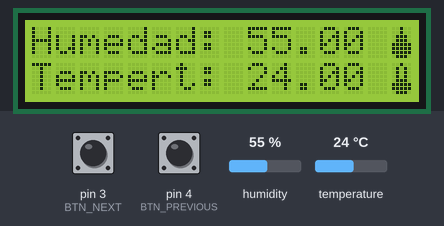
Bench run of a sketch on a simulated Arduino Uno, built with avr-gcc and run on an emulated ATmega328P. Parts: 16×2 character LCD. The test bench sets the inputs (shaded band); at power-on: pin 3 (BTN_NEXT) HIGH, pin 4 (BTN_PREVIOUS) HIGH, humidity 55 %, temperature 24 °C. The local clock reads 2024-03-15 10:24:30 at power-on unless the sketch sets it; what the sketch prints to the serial monitor is not drawn.

Above: at 1.2 s.
1.3 s: pin 3 (BTN_NEXT) pulled LOW for 0.15 s
At 2.7 s:
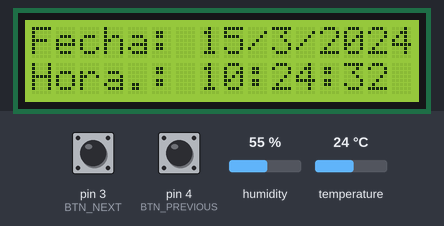
4.5 s: pin 3 (BTN_NEXT) pulled LOW for 1 s
At 5.3 s:
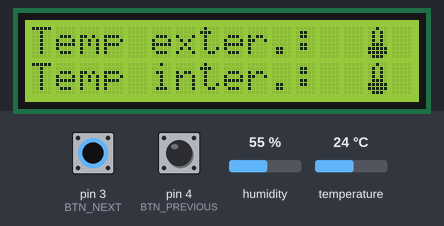
7.0 s: pin 4 (BTN_PREVIOUS) pulled LOW for 0.15 s
At 7.8 s:
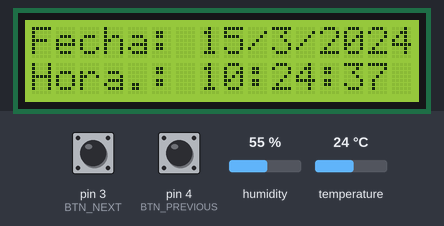
8.6 s: pin 4 (BTN_PREVIOUS) pulled LOW for 1 s
At 9.9 s:
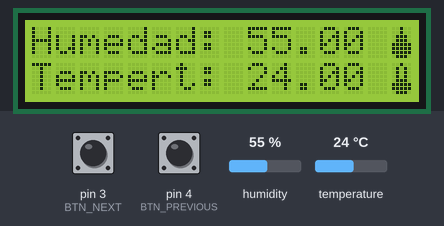
11.1 s: humidity set to 22 %
At 13.2 s:
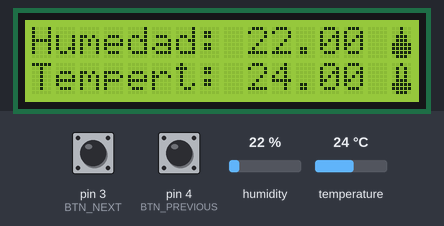
14.2 s: temperature set to 12 °C
At 16.0 s:
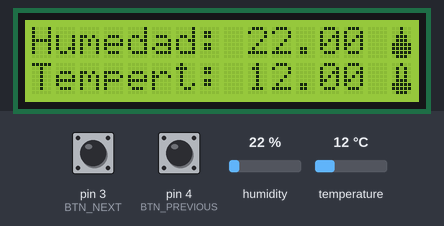
Timing chart, 0 to 17.2 s (numbered marks = the images above; inputs shaded):
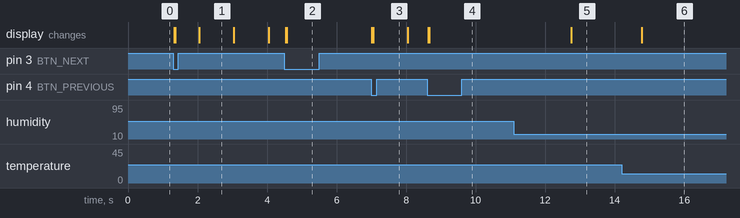

The sketch:

ControlDeMenus_V1.ino
```cpp
#include "characterLCD.h"
#include "include_define_obj.h"
#include "configuracion_fsm.h"

void setup() {
  Serial.begin(9600);
  pinMode(BTN_NEXT, INPUT);
  pinMode(BTN_PREVIOUS, INPUT);

  dht.begin();
  rtc.begin();

  lcd.init();
  lcd.backlight();

  lcd.createChar(0, simbolo_grados);
  lcd.createChar(1, gota);
  lcd.createChar(2, termometro);

  // fsm.add_transition(&state_to_transition_from, &state_to_transition_to, &trigger, &func_on_transition)
  fsm.add_transition(&state_a, &state_b, BUTTON_EVENT_NEXT, nullptr);
  fsm.add_transition(&state_b, &state_c, BUTTON_EVENT_NEXT, nullptr);
  fsm.add_transition(&state_c, &state_a, BUTTON_EVENT_NEXT, nullptr);

  fsm.add_transition(&state_a, &state_c, BUTTON_EVENT_PREVIOUS, nullptr);
  fsm.add_transition(&state_b, &state_a, BUTTON_EVENT_PREVIOUS, nullptr);
  fsm.add_transition(&state_c, &state_b, BUTTON_EVENT_PREVIOUS, nullptr);
}

void loop() {
  fsm.run_machine();
}
```

include_define_obj.cpp
```cpp
#include "include_define_obj.h"

// ############################ Instancia de objetos ##########################
DHT dht(DHTPIN, DHTTYPE);
LiquidCrystal_I2C lcd(0x27,16,2);
RTC_DS3231 rtc;
```

include_define_obj.h
```cpp
#ifndef INCLUDE_DEFINE_OBJ_H
#define INCLUDE_DEFINE_OBJ_H

  #include <Arduino.h>
  #include <DHT.h>
  #include <RTClib.h>
  #include <LiquidCrystal_I2C.h>

  #define DHTPIN 2      //Pin digital #2 (datos)
  #define DHTTYPE DHT22 //Sensor DHT22
  #define BTN_NEXT 3
  #define BTN_PREVIOUS 4

  enum Triggers {
    BUTTON_EVENT_NEXT,    // equivalente #define BUTTON_EVENT_NEXT 1
    BUTTON_EVENT_PREVIOUS // equivalente #define BUTTON_EVENT_PREVIOUS 2
  };

  extern DHT dht;
  extern LiquidCrystal_I2C lcd;
  extern RTC_DS3231 rtc;

#endif
```

metodos.cpp
```cpp
#include "include_define_obj.h"
#include "configuracion_fsm.h"

long tiempoUltimaLectura = 0;

void on_state(){
  lcd.clear();
};

void a_in_state(){
  static float h;
  static float t;

  h = dht.readHumidity();         //Leemos la Humedad
  t = dht.readTemperature();      //Leemos la temperatura en grados Celsius
  lcd.setCursor(0, 0);
  lcd.print("Humedad: ");
  lcd.print(h);
  lcd.print(" ");
  lcd.write(byte (1));

  lcd.setCursor(0, 1);
  lcd.print("Tempert: ");
  lcd.print(t);
  // lcd.write(byte (0));
  lcd.print(" ");
  lcd.write(byte (2));
  check_button_next();
  check_button_previous();
}

void b_in_state(){
  static bool bandera = true;
  static String fecha;
  static String hora;

  DateTime now = rtc.now();
  fecha = String(now.day()) + "/" + String(now.month()) + "/" + String(now.year());
  hora = String(now.hour()) + ":" + String(now.minute()) + ":" + String(now.second());

  if(now.second() == 0 && bandera == true){
    lcd.setCursor(10, 1);
    lcd.print("      ");
    tiempoUltimaLectura = millis();
    bandera = false;
  }
  if(millis() - tiempoUltimaLectura > 1000){
    bandera = true;
  }

  lcd.setCursor(0, 0);
  lcd.print("Fecha: ");
  lcd.print(fecha);
  lcd.setCursor(0, 1);
  lcd.print("Hora.: ");
  lcd.print(hora);
  check_button_next();
  check_button_previous();
}

void c_in_state(){
  lcd.setCursor(0, 0);
  lcd.print("Temp exter.: ");
  lcd.print(" ");
  lcd.write(byte (2));
  lcd.setCursor(0, 1);
  lcd.print("Temp inter.: ");
  lcd.print(" ");
  lcd.write(byte (2));
  check_button_next();
  check_button_previous();
}

void check_button_next(){
  static bool flancoAscendente = false;

  if(millis() - tiempoUltimaLectura > 120){
    if( digitalRead(BTN_NEXT) == 0 && flancoAscendente == false ){
      if(flancoAscendente == false){
        Serial.println("button_pressed");
        fsm.trigger(BUTTON_EVENT_NEXT);
      }
      flancoAscendente = true;
    }

    if(digitalRead(BTN_NEXT) == 1 && flancoAscendente == true){
      flancoAscendente = false;
      tiempoUltimaLectura = millis();
    }
  }
}

void check_button_previous(){
    static bool flancoAscendente = false;

  if(millis() - tiempoUltimaLectura > 120){
    if( digitalRead(BTN_PREVIOUS) == 0 && flancoAscendente == false ){
      if(flancoAscendente == false){
        Serial.println("button_pressed");
        fsm.trigger(BUTTON_EVENT_PREVIOUS);
      }
      flancoAscendente = true;
    }

    if(digitalRead(BTN_PREVIOUS) == 1 && flancoAscendente == true){
      flancoAscendente = false;
      tiempoUltimaLectura = millis();
    }
  }
}
```

configuracion_fsm.cpp
```cpp
#include "configuracion_fsm.h"

// ############################ Configuracion de FSM ##########################

// State state(&func_on_enter_state, &func_in_state, &func_on_exit_state)
State state_a(&on_state, &a_in_state, nullptr);
State state_b(&on_state, &b_in_state, nullptr);
State state_c(&on_state, &c_in_state, nullptr);

Fsm fsm(&state_a);
```

configuracion_fsm.h
```cpp
#ifndef CONFIGURACION_FSM_H
#define CONFIGURACION_FSM_H

  #include <Fsm.h>

  void on_state();
  void a_in_state();
  void b_in_state();
  void c_in_state();
  void check_button_next();
  void check_button_previous();

  extern State state_a;
  extern State state_b;
  extern State state_c;

  extern Fsm fsm;

#endif
```

characterLCD.h
```cpp
#ifndef CHARACTER_H
#define CHARACTER_H

extern byte simbolo_grados[8] =
{
0b00111,  //   ***
0b00101,  //   * *
0b00111,  //   ***
0b00000,  //
0b00000,  //
0b00000,  //
0b00000,  //
0b00000   //
};

extern byte gota[8] =
{
0b00100,  //   *
0b00100,  //   *
0b01110,  //  ***
0b01110,  //  ***
0b11111,  // *****
0b11111,  // *****
0b11111,  // *****
0b01110   //  ***
};

extern byte termometro[8] =
{
0b00100,  //   *
0b01010,  //  * *
0b01010,  //  * *
0b01010,  //  * *
0b01110,  //  ***
0b11111,  // *****
0b11111,  // *****
0b01110   //  ***
};

#endif
```

Measured:
- after the input at 1.3 s, the display: first changes at once (image 1 shows a later state)
- after the input at 4.5 s, the display: first changes at once (image 2 shows a later state)
- after the input at 7.0 s, the display: first changes at once (image 3 shows a later state)
- after the input at 8.6 s, the display: first changes at once (image 4 shows a later state)
- after the input at 11.1 s, the display: changes after 1.6 s (image 5)
- after the input at 14.2 s, the display: changes after 0.58 s (image 6)
- what the display in image 1 shows lasts 1.0 s, from 2.0 s to 3.0 s
